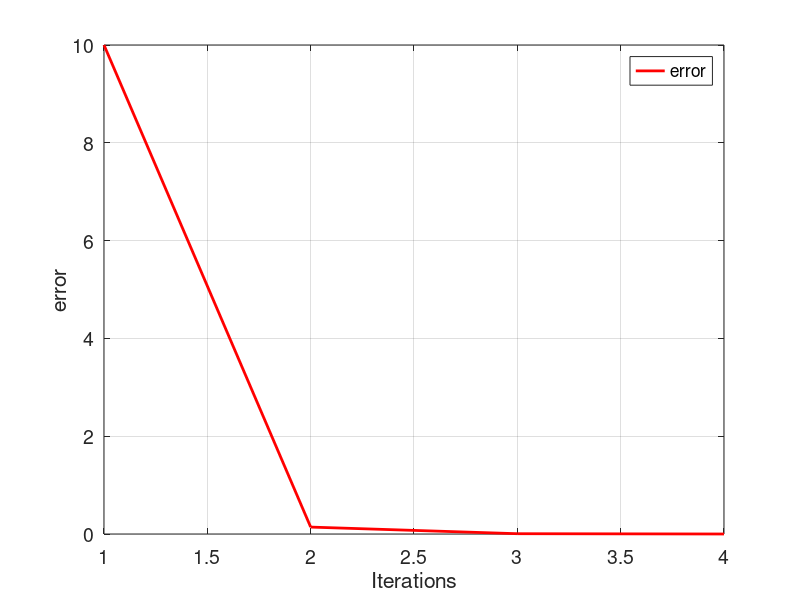

Source code (MATLAB):
valor_in=0.6
i=1
e(i)=10


while(e(i) > 0.0001)
    if (i == 1)
        x(i) = valor_in;
    end
    fx = log((x(i)^2)+1)-exp(x(i)/2)*cos(pi*x(i))
    fp_x = ((2*x(i))/((x(i)^2)+1))-(((exp(x(i)/2))*cos(pi*x(i)))/2)+((pi*exp(x(i)/2))*sin(pi*x(i)))
   
    x(i+1)= (x(i))-(fx / fp_x)
    i= i+1;
    
     

   
    e(i) = abs(x(i-1)-x(i));
    
    if (e(i) > 50);
        break;
    end
end

tamanio = size(e);
ite= 1:1:tamanio(2);

figure ('DefaultAxesFontsize', 14)
set (gcf, 'color', 'white');
plot(ite,e,'color',[1 0 0],'LineWidth',2);
grid on
hold on
xlabel('Iterations')
ylabel('error')
legend ('error')